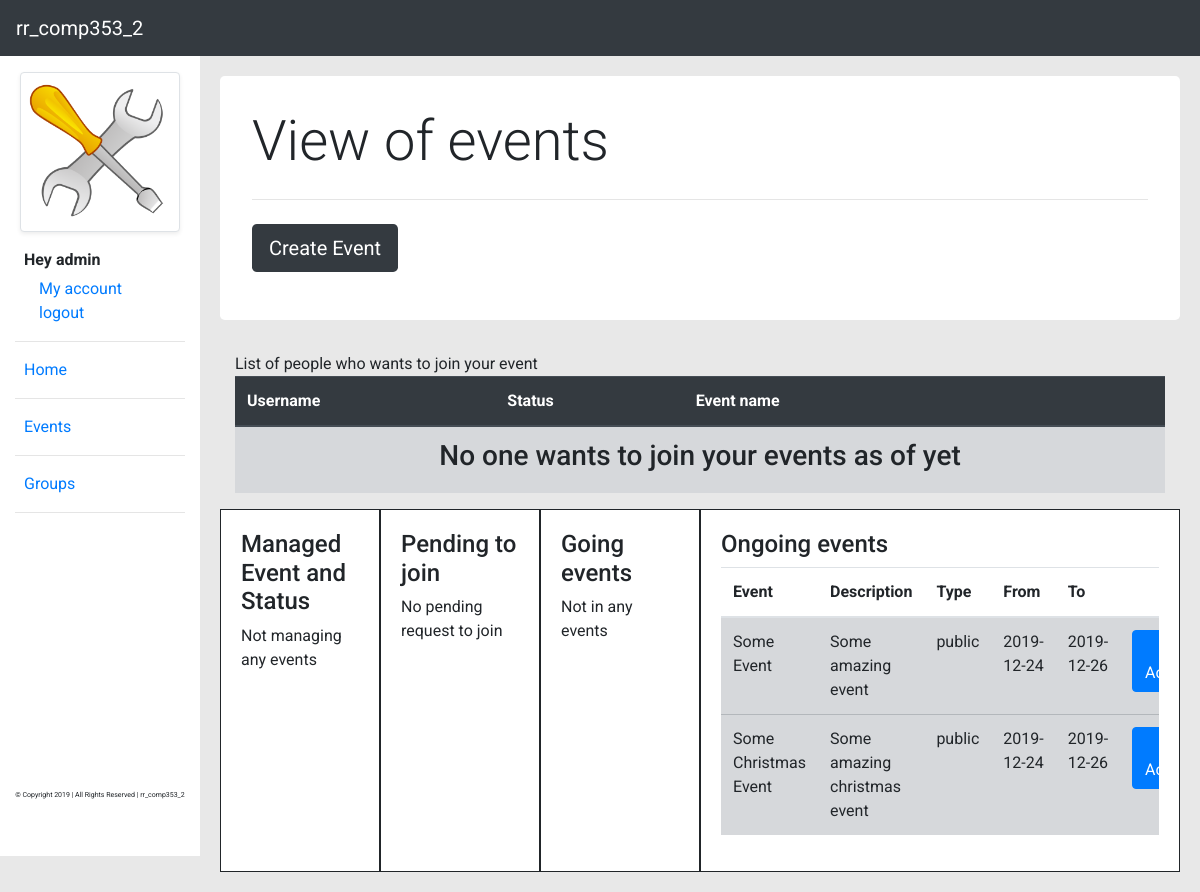
Page /src/pages/event-page.php (signed in) on the committed database.
### tables this page shows
CREATE TABLE event (
    eventID int(11) NOT NULL AUTO_INCREMENT,
    eventManagerID int(11) NOT NULL,
    eventFeeID int(11),
    eventName varchar(255) NOT NULL,
    eventDescription text NOT NULL,
    eventPhoneNumber varchar(50) NOT NULL,
    eventType varchar(50) NOT NULL,
    size int(11) NOT NULL,
    startDate DATE NOT NULL,
    endDate DATE NOT NULL,
    pageTemplate varchar(255) NOT NULL,
    CONSTRAINT PK_Event PRIMARY KEY (eventID),
    CONSTRAINT FK_Event_Manager FOREIGN KEY (eventManagerID) REFERENCES event_manager(eventManagerID) ON DELETE CASCADE,
    CONSTRAINT FK_Event_Event_FEE FOREIGN KEY (eventFeeID) REFERENCES event_fee_calculation(eventFeeID) ON DELETE CASCADE
);

### src/libs/user.php (called while the page is built, shortened)
<?php
    class User {
        private $user = null;
        private $db_connection = null;
        function __construct($dbCon, $user_email) {
            $this->db_connection = $dbCon;
            $query = mysqli_query($this->db_connection, "SELECT * FROM user where emailAddress='$user_email'");
            $this->user = mysqli_fetch_array($query);
        }
        function getUserID() {
            return $this->user['userID'];
        }
        function getAllPendingRequestToEvents() {
            $userID = $this->getUserID();
            $query = mysqli_query($this->db_connection, "SELECT u.userID, e.eventID, u.username, el.statusCode, e.eventName
                                                         FROM user u
                                                         INNER JOIN event_list el ON u.userID = el.userID
                                                         INNER JOIN event e ON el.eventID = e.eventID
                                                         WHERE el.statusCode='PENDING' AND e.eventID IN
                                                            (SELECT e.eventID
                                                            FROM user u
                                                            INNER JOIN event_manager em ON u.userID = em.userID
                                                            INNER JOIN event e ON em.eventManagerID = e.eventManagerID
                                                            WHERE u.userID='$userID')");
            $eventPendingToJoin_num_rows = mysqli_num_rows($query);
            if($eventPendingToJoin_num_rows) {
                return mysqli_fetch_all($query, MYSQLI_ASSOC);
            }
            else {
                return [];
            }
        }
        function getAllPendingRequestedEvents() {
            $userID = $this->getUserID();
            $query = mysqli_query($this->db_connection, "SELECT el.statusCode, e.eventName
                                                         FROM user u
                                                         INNER JOIN event_list el ON u.userID = el.userID
                                                         INNER JOIN event e ON el.eventID = e.eventID
                                                         WHERE u.userID='$userID' AND el.statusCode='PENDING'");
            $eventRequested_num_rows = mysqli_num_rows($query);
            if($eventRequested_num_rows) {
                return mysqli_fetch_all($query, MYSQLI_ASSOC);
            }
            else {
                return [];
            }
        }
        function getAllGoingEvents() {
            $userID = $this->getUserID();
            $query = mysqli_query($this->db_connection, "SELECT e.eventID, e.eventDescription, el.statusCode, e.eventName, e.pageTemplate
                                                         FROM user u
                                                         INNER JOIN event_list el ON u.userID = el.userID
                                                         INNER JOIN event e ON el.eventID = e.eventID
                                                         WHERE u.userID='$userID' AND (el.statusCode='APPROVED' OR el.statusCode='')");
            $eventGoing_num_rows = mysqli_num_rows($query);
            if($eventGoing_num_rows) {
                return mysqli_fetch_all($query, MYSQLI_ASSOC);
            }
            else {
                return [];
            }
        }
    }
?>

### src/libs/event.php (called while the page is built, shortened)
<?php
    class Event {
        private $user = null;
        private $db_connection = null;
        function __construct($dbCon, $user_email) {
            $this->db_connection = $dbCon;
            $this->user = new User($this->db_connection, $user_email);
        }
        function getAllApprovedEvents() {
            $userID = $this->user->getUserID();
            $query = mysqli_query($this->db_connection, "SELECT e.eventID, e.eventName, e.eventDescription, e.eventType, e.startDate, e.endDate
                                                         FROM user u
                                                         INNER JOIN event_manager em ON u.userID = em.userID
                                                         INNER JOIN event e ON em.eventManagerID = e.eventManagerID
                                                         WHERE em.statusCode='APPROVED' AND em.userID !='$userID'");
            $all_approved_events_num_rows = mysqli_num_rows($query);
            if($all_approved_events_num_rows) {
                return mysqli_fetch_all($query, MYSQLI_ASSOC);
            }
            else {
                return [];
            }
        }
    }
?>

### src/pages/event-page.php (the view, shortened to what this page needs)
<?php
    require $_SERVER['DOCUMENT_ROOT'] . '/comp353/src/shared/navbar.php';
    include $_SERVER['DOCUMENT_ROOT'] . '/comp353/src/libs/user.php';
    include $_SERVER['DOCUMENT_ROOT'] . '/comp353/src/libs/event.php';
    $user = new User($databaseConnection, $user_email);
    $user_requested_events_status = $user->getAllPendingRequestedEvents();
    $count_requested_events_status = count($user_requested_events_status);
    $user_request_to_join_events_status = $user->getAllPendingRequestToEvents();
    $count_request_to_join_events_status = count($user_request_to_join_events_status);
    $user_going_events_status = $user->getAllGoingEvents();
    $count_going_events_status = count($user_going_events_status);
    $event = new Event($databaseConnection, $user_email);
    $event_all_approved = $event->getAllApprovedEvents();
  ?>
<div id="event-wrapper" class="main-body">
    <?php
    include $_SERVER['DOCUMENT_ROOT'] . '/comp353/src/components/bannerAndEvent-component.php';
    ?>
    <div class="row-nomargin">
        <div class="col-lg-12">
            <a name="eventPendingTableName">List of people who wants to join your event</a>
            <div class="table-responsive pendingTable">
                <table class="table">
                    <thead class="thead-dark">
                        <tr>
                            <th scope="col">Username</th>
                            <th scope="col">Status</th>
                            <th scope="col">Event name</th>
                            <th scope="col"></th>
                            <th scope="col"></th>
                            <th scope="col"></th>
                        </tr>
                    </thead>
                    <tbody>
                        <form action="event-page.php" method="post">
                            <?php if($count_request_to_join_events_status == 0) : ?>
                            <tr class="table-secondary text-center">
                                <td colspan="6">
                                    <h3>No one wants to join your events as of yet</h3>
                                </td>
                            </tr>
                            <?php endif; ?>
                        </form>
                    </tbody>
                </table>
            </div>
        </div>
    </div>
    <div class="row-nomargin">
        <div class="col-lg-2 whiteBorderAndBlackLines" id="managedEvents">
            <?php
                include $_SERVER['DOCUMENT_ROOT'] . '/comp353/src/shared/managedEventStatus.php';
            ?>
        </div>
        <div class="col-lg-2 whiteBorderAndBlackLines">
            <h4>Pending to join</h4>
            <?php if($count_requested_events_status == 0): ?>
            <p>No pending request to join</p>
            <?php endif; ?>
        </div>
        <div class="col-lg-2 whiteBorderAndBlackLines">
            <h4>Going events</h4>
            <?php if($count_going_events_status == 0): ?>
            <p>Not in any events</p>
            <?php endif; ?>
        </div>
        <div class="col-lg-6 whiteBorderAndBlackLines">
            <h4>Ongoing events</h4>
            <div class="table-responsive pendingTable">
                <table class="table">
                    <thead>
                        <tr>
                            <th scope="col">Event</th>
                            <th scope="col">Description</th>
                            <th scope="col">Type</th>
                            <th scope="col">From</th>
                            <th scope="col">To</th>
                            <th scope="col"></th>
                        </tr>
                    </thead>
                    <tbody>
                        <form action="event-page.php" method="post">
                            <?php
                                foreach($event_all_approved as $row):
                            ?>
                            <tr class="table-secondary">
                                <td><?php echo $row['eventName']; ?></td>
                                <td><?php echo $row['eventDescription']; ?></td>
                                <td><?php echo $row['eventType']; ?></td>
                                <td><?php echo $row['startDate']; ?></td>
                                <td><?php echo $row['endDate']; ?></td>
                                <td>
                                    <button type="submit" name="addToPending" class="btn btn-primary"
                                        value="<?php echo $row['eventID']; ?>">
                                        <i class="fa fa-check"></i> Accept
                                    </button>
                                </td>
                            </tr>
                            <?php
                                endforeach;
                            ?>
                        </form>
                    </tbody>
                </table>
            </div>
        </div>
    </div>
</div>
<?php
    require $_SERVER['DOCUMENT_ROOT'] . '/comp353/src/shared/jsScript.php';
  ?>

### src/shared/navbar.php (shortened to what this page needs)
<?php
    require $_SERVER['DOCUMENT_ROOT'] . '/comp353/src/shared/head.php';
    include_once($_SERVER['DOCUMENT_ROOT'] . '/comp353/src/libs/admin.php');
    $admin = new Admin($databaseConnection);
    if(!isset($_SESSION['email'])) {
      navigateTo("/comp353/index.php");
    } else {
      $user_email = $_SESSION['email'];
      $adminID = $admin->getAdminID($user_email);
      $isAdmin = false;
      if(!empty($adminID)) {
        $isAdmin = true;
      }
      if($isAdmin) {
        $query = mysqli_query($databaseConnection, "SELECT * FROM admin where emailAddress='$user_email'");
      }
      $user_data_row = mysqli_fetch_array($query);
    }
  ?>
<body>
  <nav class="navbar navbar-expand-lg sticky-top navbar-dark bg-dark">
    <a class="navbar-brand" href="/comp353/src/pages/homepage.php">rr_comp353_2</a>
  </nav>
  <div class="sideNavBar text-black">
    <div class="container">
      <div class="row my-3 justify-content-center">
        <img src="<?php echo $user_data_row['profilePicture']; ?>" alt="mock"
          class="img-fluid img-thumbnail profile-wrap shadow-sm">
      </div>
      <div class="row px-4">
        <span>
          <p class="profile-name">Hey <?php echo $user_data_row['username']; ?></p>
        </span>
      </div>
      <div class="row px-4 logout">
        <div class="col-md-12">
          <a href="/comp353/src/pages/account-page.php" class="stretched-link">My account</a>
        </div>
        <div class="col-md-12">
          <a href="/comp353/src/shared/logout.php">logout</a>
        </div>
      </div>
      <hr>
      <div class="row px-4" style="transform: rotate(0);">
        <a href="/comp353/src/pages/homepage.php" class="stretched-link">Home</a>
      </div>
      <hr>
      <div class="row px-4" style="transform: rotate(0);">
        <span>
          <a href="/comp353/src/pages/event-page.php" class="stretched-link">Events</a>
        </span>
      </div>
      <hr>
      <div class="row px-4" style="transform: rotate(0);">
        <span>
          <a href="/comp353/src/pages/group-page.php" class="stretched-link">Groups</a>
        </span>
      </div>
      <hr>
    </div>
    <div class="footer-wrapper d-flex justify-content-center">
      <p>© Copyright 2019 | All Rights Reserved | rr_comp353_2 </p>
    </div>
  </div>

### src/assets/css/common.css (style rules this page uses)
* { font-family: "Roboto"; margin: 0; padding: 0; outline: none; }
.row-nomargin { display: -ms-flexbox; display: flex; -ms-flex-wrap: wrap; flex-wrap: wrap; }
.whiteBorderAndBlackLines { background-color: white; padding: 20px; border: 1px solid; }
body { background-color: #e8e8e8; }
.sideNavBar { position: fixed; left: 0; width: 200px; height: 100vh; background-color: white; }
.profile-wrap { width: 80%; object-fit: contain; object-position: center; }
.profile-name { font-weight: bold; margin-bottom: 50px; }
.footer-wrapper { position: absolute; bottom: 5%; width: 100%; font-size: 7px; }
.logout { margin-top: -45px; }
.main-body { margin-left: 200px; padding: 20px; }

### rows in the picture
event: eventName "Some Event", eventDescription "Some amazing event", eventType "public", startDate "2019-12-24", endDate "2019-12-26", $row['eventID'] 1 (drawn)
event: eventName "Some Christmas Event", eventDescription "Some amazing christmas event", eventType "public", startDate "2019-12-24", endDate "2019-12-26", $row['eventID'] 2 (drawn)

### other values in the picture
$user_data_row['username'] "admin"
